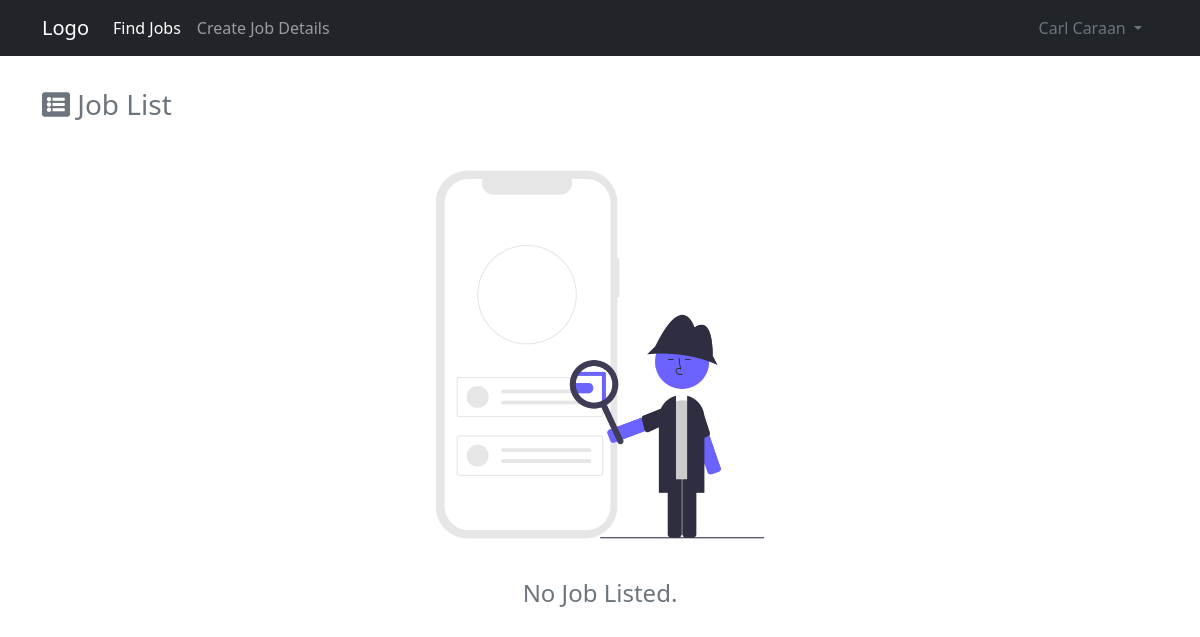
The page /home (signed in) on the database as committed earlier.
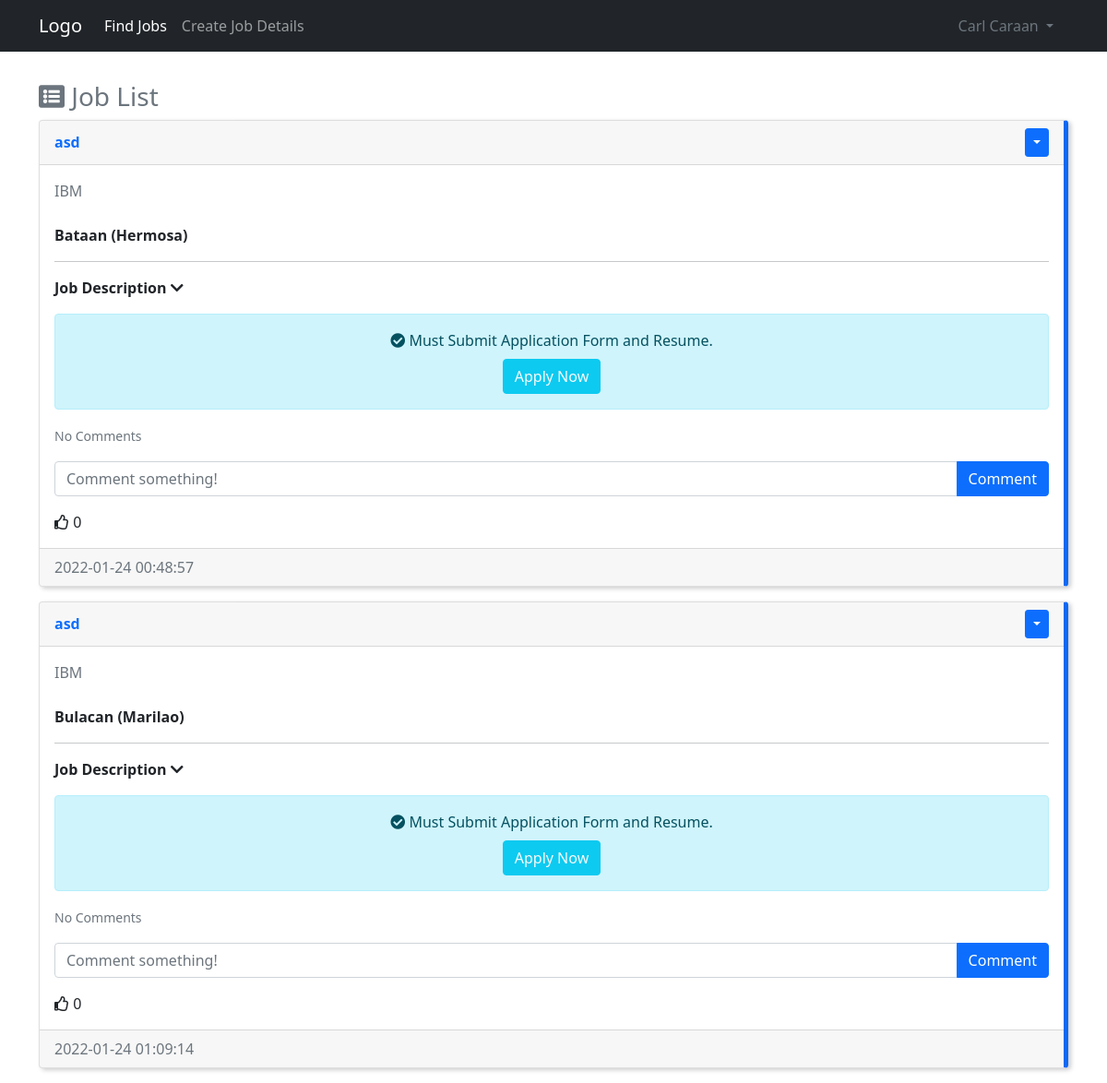
The same page on the database as committed later.
### website/models.py (models this page shows)
class Post(db.Model):
    id = db.Column(db.Integer, primary_key=True)
    title = db.Column(db.Text, nullable=False)
    text = db.Column(db.Text, nullable=False)
    date_created = db.Column(db.DateTime(timezone=True), default=func.now())
    author = db.Column(db.Integer, db.ForeignKey('user.id', ondelete="CASCADE"), nullable="False")
    likes = db.relationship('Like', backref='post', passive_deletes="True") # relationship of user and comments
    location = db.Column(db.Text, nullable=False)
    location1 = db.Column(db.Text, nullable=False)
    level = db.Column(db.Text, nullable=False)
    experience = db.Column(db.Text, nullable=False)
    specialization = db.Column(db.Text, nullable=False)
    qualification = db.Column(db.Text, nullable=True)
    qualification1 = db.Column(db.Text, nullable=True)
    qualification2 = db.Column(db.Text, nullable=True)
    jobtype = db.Column(db.Text, nullable=False)

class User(db.Model, UserMixin):
    id = db.Column(db.Integer, primary_key=True)
    email = db.Column(db.String(150), unique=True)
    username = db.Column(db.String(150), unique=True)
    firstname = db.Column(db.String(150))
    lastname = db.Column(db.String(150))
    company = db.Column(db.String(150))
    password = db.Column(db.String(150))
    usertype = db.Column(db.String(10))
    date_created = db.Column(db.DateTime(timezone=True), default=func.now())
    posts = db.relationship('Post', backref='user', passive_deletes="True") # relationship of user and posts
    likes = db.relationship('Like', backref='user', passive_deletes="True") # relationship of user and comments

### website/views.py (the view)
@views.route("/")
@views.route("/home")
@login_required
def home():
    posts = Post.query.order_by('id')
    return render_template("home.html", user=current_user, posts=posts)

### website/__init__.py (called while the page is built)
def create_app():
    app = Flask(__name__)
    app.config['SECRET_KEY'] = "helloworld"
    app.config['SQLALCHEMY_DATABASE_URI'] = f'sqlite:///{DB_NAME}'
    app.config['SQLALCHEMY_TRACK_MODIFICATIONS'] = True
    db.init_app(app)
    from .views import views
    from .auth import auth
    app.register_blueprint(views, url_prefix="/")
    app.register_blueprint(auth, url_prefix="/")
    from .models import User, Post
    create_database(app)
    login_manager = LoginManager()
    login_manager.login_view = "auth.login"
    login_manager.init_app(app)
    @login_manager.user_loader
    def load_user(id):
        return User.query.get(int(id))
    return app

### website/templates/home.html (shortened to what this page needs)
{% extends "posts_div.html" %}

### website/templates/posts_div.html (shortened to what this page needs)
{% extends "base.html" %}
{% set active_page = "view_post" %}
{% block content %}
<h3 class="text-muted mt-3">{% block header %}<i class="fas fa-list-alt"></i> Job List{% endblock %}</h3>
<div id="posts">
    {% if posts.all()|length > 0 %}
    {% for post in posts %}
    <div class="card mb-3" id="post_container">
        <div class="card-header d-flex justify-content-between align-items-center">
            <span class="text-primary fw-bold">
                {{ post.title }}
            </span>
            {% if user.id == post.author %}
            <div class="btn-group">
                <button type="button" class="btn btn-sm btn-primary dropdown-toggle" data-bs-toggle="dropdown"></button>
            </div>
            {% endif %}
        </div>
        <div class="card-body">
            <a class="text-secondary text-decoration-none" href="/posts/{{ post.user.company }}">{{ post.user.company
                }}</a><br><br>
            <span class="fw-bold">{{ post.location.capitalize() }} ({{ post.location1.capitalize() }})</span>
            <hr>
            <p class="fw-bold" data-bs-toggle="collapse" href="#collapseExample{{ post.id }}"
                role="button" aria-expanded="false" aria-controls="collapseExample">
                Job Description <i class="fas fa-chevron-down"></i>
            </p>
            <div class="alert alert-info text-center">
                <i class="fas fa-check-circle"></i>
                Must Submit Application Form and Resume.<br>
                    <button class="btn btn-info mt-2">
                    <a class="text-light text-decoration-none" href="mailto:{{ post.user.email }}">Apply Now</a>
                </button>
            </div>
            <p class="card-text">
                {% if post.comments|length > 0 %}
                <a data-bs-toggle="collapse" href="#comments-{{ post.id }}" role="button">
                    <small>View {{ post.comments|length }} Comments</small>
                </a>
                {% else %}
                <small class="text-muted">No Comments</small>
                {% endif %}
            </p>
            <form action="/create-comment/{{ post.id }}" method="POST" class="input-group mb-3">
                <input type="text" id="text" name="text" class="form-control" placeholder="Comment something!">
                <button type="submit" class="btn btn-primary">Comment</button>
            </form>
            {% if user.id in post.likes|map(attribute="author")|list %}
            <i class="fas fa-thumbs-up" id="like-button-{{ post.id }}" onclick="like({{ post.id }})"></i>
            {% else %}
            <i class="far fa-thumbs-up" id="like-button-{{ post.id }}" onclick="like({{ post.id }})"></i>
            {% endif %}
            <span id="likes-count-{{ post.id }}">{{ post.likes|length }}</span>
        </div>
        <div class="card-footer text-muted">
            {{ post.date_created }}
        </div>
    </div>
    {% endfor %}
    {% else %}
    <div align="center">
        <img src="{{ url_for('static',filename='user/img/search.png') }}" width="450" alt=""><br>
        <h4 class="text-muted">No Job Listed.</h4>
    </div>
    {% endif %}
</div>
{% endblock %}

Rows that differ between the two databases and show on the page:
added Post: title "asd", user.company "IBM", location "Bataan", location1 "Hermosa", likes|length "0", date_created "2022-01-24 00:48:57"
added Post: title "asd", user.company "IBM", location "Bulacan", location1 "Marilao", likes|length "0", date_created "2022-01-24 01:09:14"
Other text that changed with them:
text no longer shown: "No Job Listed."
